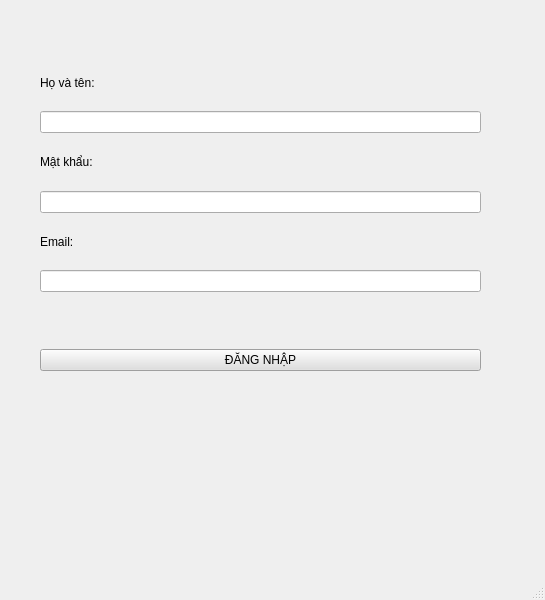
<?xml version="1.0" encoding="UTF-8"?>
<ui version="4.0">
 <class>MainWindow</class>
 <widget class="QMainWindow" name="MainWindow">
  <property name="geometry">
   <rect>
    <x>0</x>
    <y>0</y>
    <width>545</width>
    <height>600</height>
   </rect>
  </property>
  <property name="windowTitle">
   <string>MainWindow</string>
  </property>
  <widget class="QWidget" name="centralwidget">
   <widget class="QWidget" name="widget" native="true">
    <property name="geometry">
     <rect>
      <x>170</x>
      <y>130</y>
      <width>120</width>
      <height>80</height>
     </rect>
    </property>
   </widget>
   <widget class="QWidget" name="widget_2" native="true">
    <property name="geometry">
     <rect>
      <x>40</x>
      <y>10</y>
      <width>441</width>
      <height>371</height>
     </rect>
    </property>
    <property name="styleSheet">
     <string notr="true"/>
    </property>
    <widget class="QWidget" name="verticalLayoutWidget">
     <property name="geometry">
      <rect>
       <x>0</x>
       <y>50</y>
       <width>441</width>
       <height>311</height>
      </rect>
     </property>
     <layout class="QVBoxLayout" name="verticalLayout">
      <item>
       <widget class="QLabel" name="label_2">
        <property name="styleSheet">
         <string notr="true">font: 75 12pt &quot;MS Shell Dlg 2&quot;;</string>
        </property>
        <property name="text">
         <string>Họ và tên:</string>
        </property>
       </widget>
      </item>
      <item>
       <widget class="QLineEdit" name="lineEdit_5"/>
      </item>
      <item>
       <widget class="QLabel" name="label_5">
        <property name="styleSheet">
         <string notr="true">font: 12pt &quot;MS Shell Dlg 2&quot;;</string>
        </property>
        <property name="text">
         <string>Mật khẩu:</string>
        </property>
       </widget>
      </item>
      <item>
       <widget class="QLineEdit" name="lineEdit_2">
        <property name="font">
         <font>
          <underline>false</underline>
         </font>
        </property>
        <property name="cursor">
         <cursorShape>IBeamCursor</cursorShape>
        </property>
        <property name="cursorPosition">
         <number>0</number>
        </property>
       </widget>
      </item>
      <item>
       <widget class="QLabel" name="label_6">
        <property name="styleSheet">
         <string notr="true">font: 12pt &quot;MS Shell Dlg 2&quot;;</string>
        </property>
        <property name="text">
         <string>Email:</string>
        </property>
       </widget>
      </item>
      <item>
       <widget class="QLineEdit" name="lineEdit_4"/>
      </item>
      <item>
       <widget class="QLabel" name="label_7">
        <property name="styleSheet">
         <string notr="true">font: 8pt &quot;MS Shell Dlg 2&quot;;
text-decoration: underline;
color: rgb(88, 110, 255);</string>
        </property>
        <property name="text">
         <string/>
        </property>
       </widget>
      </item>
      <item>
       <widget class="QPushButton" name="pushButton">
        <property name="styleSheet">
         <string notr="true">font: 12pt &quot;MS Shell Dlg 2&quot;;
background-color: rgb(223, 223, 223);</string>
        </property>
        <property name="text">
         <string>ĐĂNG NHẬP</string>
        </property>
       </widget>
      </item>
     </layout>
    </widget>
    <widget class="QLabel" name="label">
     <property name="geometry">
      <rect>
       <x>190</x>
       <y>0</y>
       <width>61</width>
       <height>61</height>
      </rect>
     </property>
     <property name="text">
      <string/>
     </property>
     <property name="pixmap">
      <pixmap>../../person.png</pixmap>
     </property>
     <property name="scaledContents">
      <bool>true</bool>
     </property>
    </widget>
   </widget>
  </widget>
  <widget class="QStatusBar" name="statusbar"/>
 </widget>
 <resources/>
 <connections/>
</ui>
